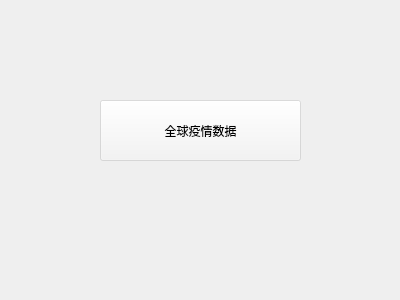
<?xml version="1.0" encoding="UTF-8"?>
<ui version="4.0">
 <class>MainWindow</class>
 <widget class="QMainWindow" name="MainWindow">
  <property name="geometry">
   <rect>
    <x>0</x>
    <y>0</y>
    <width>400</width>
    <height>300</height>
   </rect>
  </property>
  <property name="windowTitle">
   <string>MainWindow</string>
  </property>
  <property name="styleSheet">
   <string notr="true">border-image: url(:/uml/image/B.jpg);</string>
  </property>
  <widget class="QWidget" name="centralWidget">
   <widget class="QPushButton" name="pushButton">
    <property name="geometry">
     <rect>
      <x>100</x>
      <y>100</y>
      <width>201</width>
      <height>61</height>
     </rect>
    </property>
    <property name="styleSheet">
     <string notr="true">border-image:url();
background-color:rgba(244,244,244,100);
font: 18pt &quot;Microsoft Sans Serif&quot;;</string>
    </property>
    <property name="text">
     <string>全球疫情数据</string>
    </property>
   </widget>
  </widget>
 </widget>
 <layoutdefault spacing="6" margin="11"/>
 <resources/>
 <connections/>
</ui>
